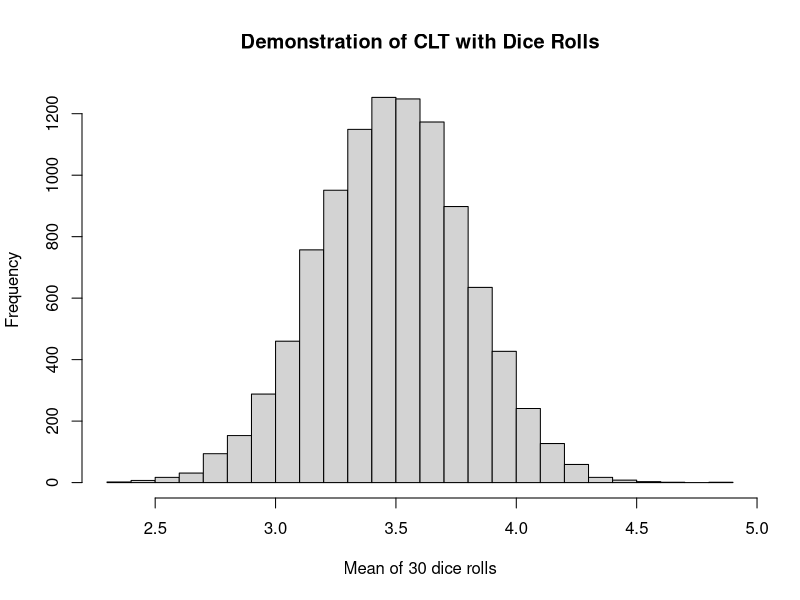

Recreate this plot in R.
## ---- chunk 1
#| echo: false
#| message: false
library(tidyverse)
## ---- chunk 2
set.seed(123)
dice_rolls <- replicate(10000, mean(sample(1:6, size = 30, replace = TRUE)))
hist(dice_rolls, breaks = 30, main="Demonstration of CLT with Dice Rolls", xlab="Mean of 30 dice rolls")
